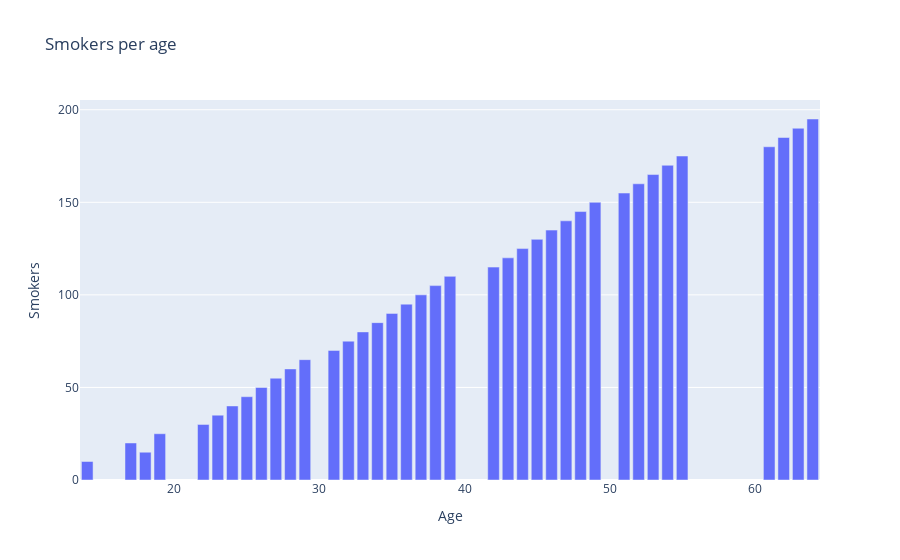

Notebook code cell kept with this figure:
### Code cell
import plotly.graph_objects as go

# Actual data for the x-axis and y-axis
label = [14, 17, 18, 19, 22, 23, 24, 25, 26, 27, 28, 29, 31, 32, 33, 34, 35, 36, 37, 38, 39, 42, 43, 44, 45, 46, 47, 48, 49, 51, 52, 53, 54, 55, 61, 62, 63, 64, 65, 73]
target = [10, 20, 15, 25, 30, 35, 40, 45, 50, 55, 60, 65, 70, 75, 80, 85, 90, 95, 100, 105, 110, 115, 120, 125, 130, 135, 140, 145, 150, 155, 160, 165, 170, 175, 180, 185, 190, 195]

fig = go.Figure()
fig.add_trace(go.Bar(x=label, y=target))
fig.update_layout(title='Smokers per age', xaxis=dict(title='Age'), yaxis=dict(title='Smokers'))
fig.show()

### Figure 1 — Plotly figure (JSON) as saved in the notebook; plotly's stock layout.template omitted (floating-point values rounded to 4 significant figures)
{"data": [{"x": [14, 17, 18, 19, 22, 23, 24, 25, 26, 27, 28, 29, 31, 32, 33, 34, 35, 36, 37, 38, 39, 42, 43, 44, 45, 46, 47, 48, 49, 51, 52, 53, 54, 55, 61, 62, 63, 64, 65, 73], "y": [10, 20, 15, 25, 30, 35, 40, 45, 50, 55, 60, 65, 70, 75, 80, 85, 90, 95, 100, 105, 110, 115, 120, 125, 130, 135, 140, 145, 150, 155, 160, 165, 170, 175, 180, 185, 190, 195], "type": "bar"}], "layout": {"title": {"text": "Smokers per age"}, "xaxis": {"title": {"text": "Age"}}, "yaxis": {"title": {"text": "Smokers"}}}}
